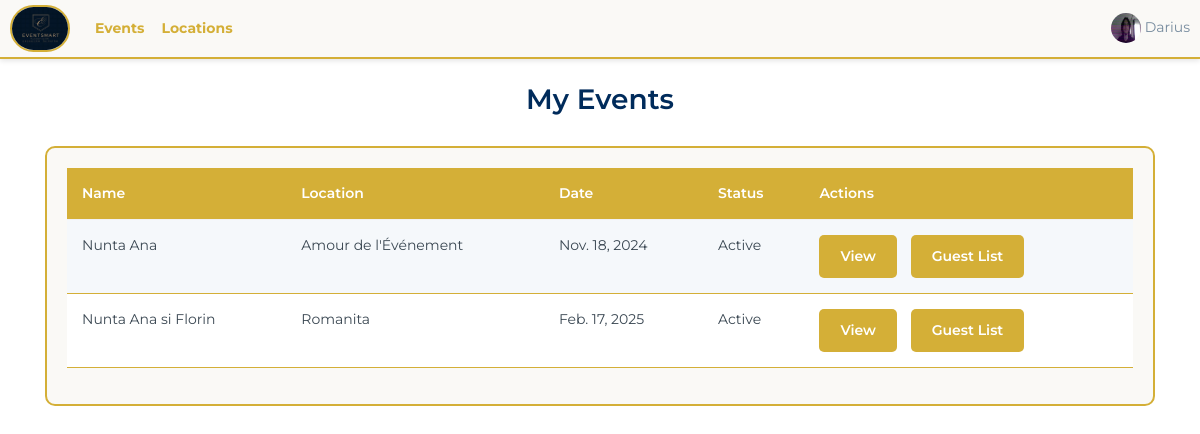
Before: /my_events/ (signed in) with the older database file.
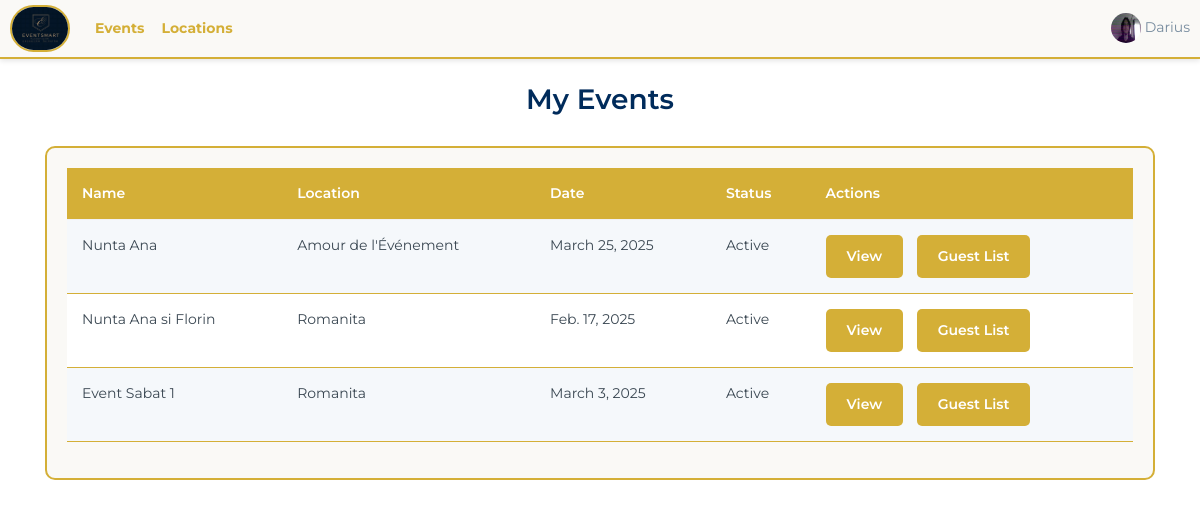
After: the same page with the newer database file.
### base/models.py (models this page shows, shortened)
class Event(models.Model):
    location = models.ForeignKey(Location, on_delete=models.SET_NULL, null=True, blank=True)
    event_name = models.CharField(max_length=100)
    event_date = models.DateField()
    event_time = models.TimeField()
    event_description = models.TextField(null=True, blank=True)
    created_at = models.DateTimeField(auto_now_add=True)
    guests = models.ManyToManyField(Guests, related_name='events', blank=True)
    completed = models.BooleanField(default=False)
    types = models.ManyToManyField(Type, blank=True)
    cost = models.DecimalField(max_digits=10, decimal_places=2, default= 3000)
    updated_at = models.DateTimeField(auto_now=True)
    is_canceled = models.BooleanField(default=False)
    organized_by = models.ForeignKey(
            User,
            on_delete=models.CASCADE,
            related_name="organized_events",
            blank=True,
            null=True
        )

class Location(models.Model):
    owner = models.ForeignKey(User, on_delete=models.SET_NULL, null=True)
    name = models.CharField(max_length=100)
    description = models.TextField(null=True, blank=True)
    gallery = models.ImageField(upload_to='images/', null=True, blank=True)
    location = models.TextField(max_length=30)
    types = models.ManyToManyField(Type, blank=True)
    seats_numbers = models.IntegerField(null=True, blank=True)
    created_at = models.DateTimeField(auto_now_add=True)
    cost = models.DecimalField(max_digits=12, decimal_places=2,default=3000)
    number = models.CharField(max_length=20, default="+(40) 74 83 64 823")
    def __str__(self):
        return self.name

### base/views.py (the view)
@login_required(login_url='/login')
def my_events(request):
    events = Event.objects.filter(is_canceled=False)
    return render(request, 'base/my_events.html', {'events': events})

### base/context_processors.py (called while the page is built)
def media_url(request):
    return {
        'MEDIA_URL': settings.MEDIA_URL
    }

### base/templates/base/my_events.html (shortened to what this page needs)
{% extends 'main.html' %}
{% block content %}
<div class="container my-4">
    <h2 class="text-center">My Events</h2>
    {% if events %}
        <div class="table-container">
            <table class="table table-striped">
                <thead>
                    <tr>
                        <th>Name</th>
                        <th>Location</th>
                        <th>Date</th>
                        <th>Status</th>
                        <th>Actions</th>
                    </tr>
                </thead>
                <tbody>
                    {% for event in events %}
                    <tr>
                        <td>{{ event.event_name }}</td>
                        <td>{{ event.location }}</td>
                        <td>{{ event.event_date }}</td>
                        <td>{% if event.is_canceled %}Canceled{% else %}Active{% endif %}</td>
                        <td>
                            <a href="{% url 'event_details' event.id %}" class="btn btn-view">View</a>
                            <a href="{% url 'guest_list' event.id %}" class="btn btn-view">Guest List</a>
                        </td>
                    </tr>
                    {% endfor %}
                </tbody>
            </table>
        </div>
    {% else %}
        <p class="text-center">You have not created any events yet.</p>
    {% endif %}
</div>
{% endblock %}

Changed rows visible on the page:
changed Event "Nunta Ana": event_date "Nov. 18, 2024" → "March 25, 2025"
now on this page (row edited): Event: event_name "Event Sabat 1", location "Romanita", event_date "March 3, 2025", is_canceled "Active"
